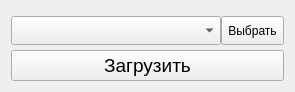
<?xml version="1.0" encoding="UTF-8"?>
<ui version="4.0">
 <class>FileImportWidget</class>
 <widget class="QWidget" name="FileImportWidget">
  <property name="enabled">
   <bool>true</bool>
  </property>
  <property name="geometry">
   <rect>
    <x>0</x>
    <y>0</y>
    <width>295</width>
    <height>92</height>
   </rect>
  </property>
  <property name="minimumSize">
   <size>
    <width>295</width>
    <height>92</height>
   </size>
  </property>
  <property name="windowTitle">
   <string>Form</string>
  </property>
  <layout class="QGridLayout" name="gridLayout">
   <item row="0" column="0">
    <layout class="QVBoxLayout" name="verticalLayout" stretch="10,8">
     <property name="spacing">
      <number>5</number>
     </property>
     <property name="topMargin">
      <number>5</number>
     </property>
     <item>
      <layout class="QHBoxLayout" name="horizontalLayout" stretch="7,1">
       <property name="spacing">
        <number>0</number>
       </property>
       <item>
        <widget class="QComboBox" name="FileListCB">
         <property name="sizePolicy">
          <sizepolicy hsizetype="Preferred" vsizetype="Preferred">
           <horstretch>0</horstretch>
           <verstretch>0</verstretch>
          </sizepolicy>
         </property>
         <property name="maximumSize">
          <size>
           <width>9999</width>
           <height>35</height>
          </size>
         </property>
        </widget>
       </item>
       <item>
        <widget class="QToolButton" name="OpenFileBut">
         <property name="sizePolicy">
          <sizepolicy hsizetype="Preferred" vsizetype="Preferred">
           <horstretch>0</horstretch>
           <verstretch>0</verstretch>
          </sizepolicy>
         </property>
         <property name="maximumSize">
          <size>
           <width>16777215</width>
           <height>35</height>
          </size>
         </property>
         <property name="text">
          <string>Выбрать</string>
         </property>
        </widget>
       </item>
      </layout>
     </item>
     <item>
      <widget class="QPushButton" name="LoadFileBut">
       <property name="sizePolicy">
        <sizepolicy hsizetype="Preferred" vsizetype="Preferred">
         <horstretch>0</horstretch>
         <verstretch>0</verstretch>
        </sizepolicy>
       </property>
       <property name="maximumSize">
        <size>
         <width>9999</width>
         <height>35</height>
        </size>
       </property>
       <property name="font">
        <font>
         <pointsize>14</pointsize>
        </font>
       </property>
       <property name="layoutDirection">
        <enum>Qt::LeftToRight</enum>
       </property>
       <property name="text">
        <string>Загрузить</string>
       </property>
      </widget>
     </item>
    </layout>
   </item>
  </layout>
 </widget>
 <resources/>
 <connections/>
</ui>
